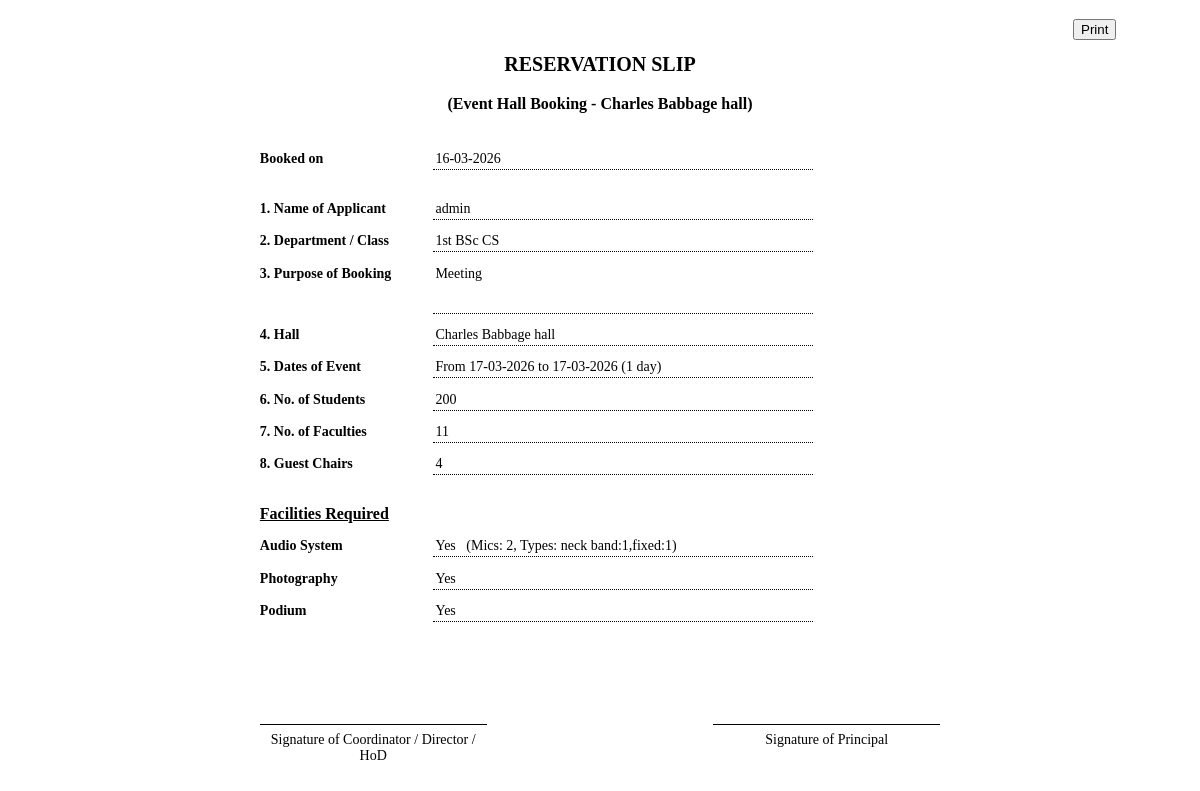
Screenshot of /booking/edumanage/print/2 (signed in) with the database file from the repository.
### models.py (models this page shows, shortened)
class Hall(db.Model):
    __tablename__ = 'halls'
    id = db.Column(db.Integer, primary_key=True)
    name = db.Column(db.String(100), unique=True, nullable=False)
    capacity = db.Column(db.Integer, default=DEFAULT_HALL_CAPACITY)  # total chairs

class Booking(db.Model):
    __tablename__ = 'bookings'
    id = db.Column(db.Integer, primary_key=True)
    user_id = db.Column(db.Integer, db.ForeignKey('users.id'), nullable=False)
    hall_id = db.Column(db.Integer, db.ForeignKey('halls.id'), nullable=False)
    department = db.Column(db.String(120), nullable=False)
    booking_date = db.Column(db.Date, nullable=False)
    num_days = db.Column(db.Integer, nullable=False)
    start_time = db.Column(db.Time, nullable=False)
    end_time = db.Column(db.Time, nullable=False)
    purpose = db.Column(db.Text, nullable=False)
    chairs_required = db.Column(db.Integer, nullable=False)
    guest_chairs = db.Column(db.Integer, nullable=False)
    faculties_count = db.Column(db.Integer, default=0)
    audio_system = db.Column(db.Boolean, default=False)
    microphones = db.Column(db.Integer, default=0)  # count
    mic_types = db.Column(db.String(200), default='')  # CSV: neck_band,hand,fixed
    photography = db.Column(db.Boolean, default=False)
    podium_required = db.Column(db.Boolean, default=False)
    status = db.Column(db.String(20), default='pending')  # pending / approved / rejected / cancelled
    created_at = db.Column(db.DateTime, default=datetime.utcnow)
    cancellation_reason = db.Column(db.Text, nullable=True)
    cancelled_at = db.Column(db.DateTime, nullable=True)
    admin_notes = db.Column(db.Text, nullable=True)  # admin rejection/approval notes
    user = db.relationship('User', backref=db.backref('bookings', lazy=True))
    hall = db.relationship('Hall', backref=db.backref('bookings', lazy=True))
    @property
    def event_end_date(self) -> date:
        days = max(int(self.num_days or 1), 1)
        return self.booking_date + timedelta(days=days - 1)
    @property
    def created_at_local(self):
        if not self.created_at:
            return None
        dt = self.created_at
        if dt.tzinfo is None:
            dt = dt.replace(tzinfo=timezone.utc)
        return dt.astimezone()

class User(db.Model):
    __tablename__ = 'users'
    id = db.Column(db.Integer, primary_key=True)
    username = db.Column(db.String(80), unique=True, nullable=False)
    full_name = db.Column(db.String(120), nullable=True)
    password_hash = db.Column(db.String(256), nullable=False)
    password_plain = db.Column(db.String(255), nullable=True)
    email = db.Column(db.String(120), nullable=True)  # for notifications
    role = db.Column(db.String(20), default='staff')  # admin / staff
    created_at = db.Column(db.DateTime, default=datetime.utcnow)

### routes/booking.py (the view)
@booking_bp.route('/edumanage/print/<int:booking_id>')
@login_required
def print_booking(booking_id):
    b = Booking.query.get_or_404(booking_id)
    return render_template('print_booking.html', booking=b)

### routes/booking.py (called while the page is built)
def login_required(f):
    @wraps(f)
    def wrapped(*args, **kwargs):
        if not session.get('user_id'):
            flash('Please log in to continue.', 'error')
            return redirect(url_for('auth.login'))
        return f(*args, **kwargs)
    return wrapped

### templates/print_booking.html (shortened to what this page needs)
<!DOCTYPE html>
<html lang="en">
<head>
</head>
<body>
    <div class="no-print" style="text-align:right; margin: 0.5cm 2cm 0 0;">
        <button onclick="window.print()">Print</button>
    </div>
    <div class="page">
        <h1>RESERVATION SLIP</h1>
        <h2>(Event Hall Booking - {{ booking.hall.name }})</h2>
        <div class="row">
            <span class="label">Booked on</span>
            <span class="value">
                {{ booking.created_at_local.strftime('%d-%m-%Y') if booking.created_at_local else '' }}
            </span>
        </div>
        <br>
        <div class="row">
            <span class="label">1. Name of Applicant</span>
            <span class="value">{{ booking.user.username if booking.user else '' }}</span>
        </div>
        <div class="row">
            <span class="label">2. Department / Class</span>
            <span class="value">{{ booking.department }}</span>
        </div>
        <div class="row">
            <span class="label">3. Purpose of Booking</span>
            <span class="value multiline">{{ booking.purpose }}</span>
        </div>
        <div class="row">
            <span class="label">4. Hall</span>
            <span class="value">{{ booking.hall.name }}</span>
        </div>
        <div class="row">
            <span class="label">5. Dates of Event</span>
            <span class="value">
                From {{ booking.booking_date.strftime('%d-%m-%Y') }}
                to {{ booking.event_end_date.strftime('%d-%m-%Y') }}
                ({{ booking.num_days }} day{{ 's' if booking.num_days != 1 else '' }})
            </span>
        </div>
        <div class="row">
            <span class="label">6. No. of Students</span>
            <span class="value">{{ booking.chairs_required }}</span>
        </div>
        <div class="row">
            <span class="label">7. No. of Faculties</span>
            <span class="value">{{ booking.faculties_count }}</span>
        </div>
        <div class="row">
            <span class="label">8. Guest Chairs</span>
            <span class="value">{{ booking.guest_chairs }}</span>
        </div>
        <div class="section-title">Facilities Required</div>
        <div class="row">
            <span class="label">Audio System</span>
            <span class="value">
                {{ 'Yes' if booking.audio_system else 'No' }}
                {% if booking.audio_system %}
                    &nbsp; (Mics: {{ booking.microphones }}, Types: {{ (booking.mic_types or '')|replace('_', ' ') }})
                {% endif %}
            </span>
        </div>
        <div class="row">
            <span class="label">Photography</span>
            <span class="value">{{ 'Yes' if booking.photography else 'No' }}</span>
        </div>
        <div class="row">
            <span class="label">Podium</span>
            <span class="value">{{ 'Yes' if booking.podium_required else 'No' }}</span>
        </div>
        <div class="sign-row">
            <div class="sign-box">
                <div class="sign-line"></div>
                Signature of Coordinator / Director / HoD
            </div>
            <div class="sign-box">
                <div class="sign-line"></div>
                Signature of Principal
            </div>
        </div>
    </div>
</body>
</html>

### templates/print_booking.html (style rules this page uses)
body { font-family: "Times New Roman", serif; background: #ffffff; color: #000000; }
.page { max-width: 18cm; margin: 0 auto; }
h1 { text-align: center; font-size: 20px; margin-bottom: 0.5cm; text-transform: uppercase; }
h2 { text-align: center; font-size: 16px; margin-top: 0; margin-bottom: 1cm; }
.row { margin-bottom: 0.35cm; font-size: 14px; }
.label { display: inline-block; min-width: 4.5cm; font-weight: bold; }
.value { display: inline-block; min-width: 10cm; border-bottom: 1px dotted #000; padding: 0 0 2px 2px; }
.multiline { min-height: 1.2cm; vertical-align: top; }
.section-title { margin-top: 0.8cm; margin-bottom: 0.4cm; font-weight: bold; text-decoration: underline; }
.sign-row { margin-top: 1.5cm; display: flex; justify-content: space-between; font-size: 14px; }
.sign-box { width: 6cm; text-align: center; }
.sign-line { border-bottom: 1px solid #000; height: 1.2cm; margin-bottom: 0.2cm; }

### rows the page displays
Hall: hall.name "Charles Babbage hall"
Booking: created_at_local "16-03-2026", department "1st BSc CS", purpose "Meeting", booking_date "17-03-2026", event_end_date "17-03-2026", num_days "1", chairs_required "200", faculties_count "11", guest_chairs "4", audio_system "Yes", microphones "2", mic_types "neck band:1,fixed:1", photography "Yes", podium_required "Yes"
User: user "admin"
